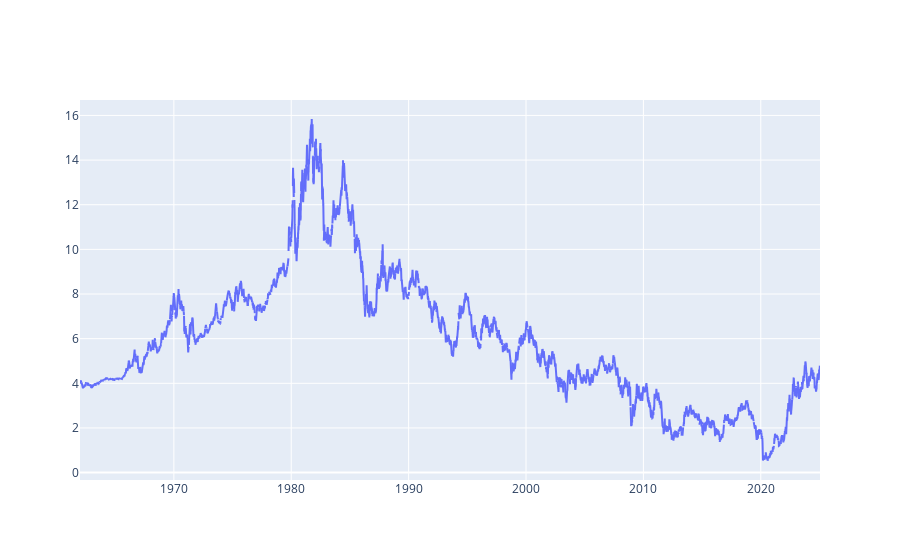

The code cell stored with this chart in its notebook:
### Code cell
# A prettier picture with hoverdata
import plotly.graph_objects as go
trace1 = go.Scatter(
    x=y10.index, 
    y=y10.DGS10, 
    mode="lines",
    hovertemplate='Date: %{x: %Y-%m-%d}<br>Yield: %{y:.2f}%<extra></extra>'
)
fig = go.Figure()
fig.add_trace(trace1)
fig.show()

### Figure 1 — Plotly figure (JSON) as saved in the notebook; plotly's stock layout.template omitted (floating-point values rounded to 4 significant figures; data arrays with more than 128 entries replaced by an {"elided": "..."} marker saying what was removed)
{"data": [{"hovertemplate": "Date: %{x: %Y-%m-%d}<br>Yield: %{y:.2f}%<extra></extra>", "mode": "lines", "type": "scatter", "x": {"elided": "16449 str values"}, "y": {"elided": "16449 float values"}}], "layout": {}}
